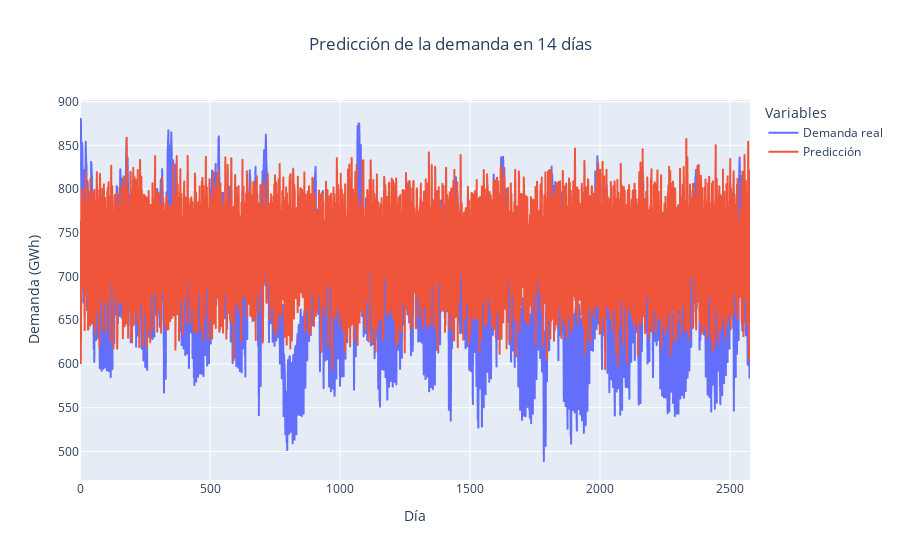

Here is the notebook cell this chart was saved with:
### Code cell
fig_noise = px.line(
                       y=[validation_real_noise, predictions_real_noise],
                       title='Predicción de la demanda en 14 días',
                       labels={'index': 'Día', 'value': 'Demanda (GWh)'},
                       )

fig_noise.update_layout(
    title_x=0.5,
    legend_title_text="Variables"
)

fig_noise.for_each_trace(lambda t: t.update(name="Demanda real" if t.name == "wide_variable_0" else "Predicción"))

fig_noise.show()

### Figure 1 — Plotly figure (JSON) as saved in the notebook; plotly's stock layout.template omitted (floating-point values rounded to 4 significant figures; data arrays with more than 128 entries replaced by an {"elided": "..."} marker saying what was removed)
{"data": [{"hovertemplate": "variable=wide_variable_0<br>Día=%{x}<br>Demanda (GWh)=%{y}<extra></extra>", "legendgroup": "wide_variable_0", "line": {"color": "#636efa", "dash": "solid"}, "marker": {"symbol": "circle"}, "mode": "lines", "name": "Demanda real", "showlegend": true, "type": "scattergl", "x": {"elided": "2578 int values"}, "xaxis": "x", "y": {"elided": "2578 float values"}, "yaxis": "y"}, {"hovertemplate": "variable=wide_variable_1<br>Día=%{x}<br>Demanda (GWh)=%{y}<extra></extra>", "legendgroup": "wide_variable_1", "line": {"color": "#EF553B", "dash": "solid"}, "marker": {"symbol": "circle"}, "mode": "lines", "name": "Predicción", "showlegend": true, "type": "scattergl", "x": {"elided": "2578 int values"}, "xaxis": "x", "y": {"elided": "2578 float values"}, "yaxis": "y"}], "layout": {"legend": {"title": {"text": "Variables"}, "tracegroupgap": 0}, "title": {"text": "Predicción de la demanda en 14 días", "x": 0.5}, "xaxis": {"anchor": "y", "domain": [0, 1], "title": {"text": "Día"}}, "yaxis": {"anchor": "x", "domain": [0, 1], "title": {"text": "Demanda (GWh)"}}}}
